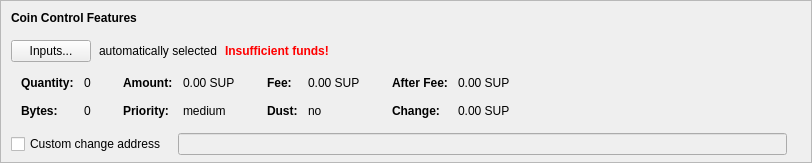
    <widget class="QFrame" name="frameCoinControl">
     <property name="sizePolicy">
      <sizepolicy hsizetype="Expanding" vsizetype="Expanding">
       <horstretch>0</horstretch>
       <verstretch>0</verstretch>
      </sizepolicy>
     </property>
     <property name="maximumSize">
      <size>
       <width>16777215</width>
       <height>16777215</height>
      </size>
     </property>
     <property name="frameShape">
      <enum>QFrame::StyledPanel</enum>
     </property>
     <property name="frameShadow">
      <enum>QFrame::Sunken</enum>
     </property>
     <layout class="QVBoxLayout" name="verticalLayoutCoinControl2">
      <property name="spacing">
       <number>0</number>
      </property>
      <property name="leftMargin">
       <number>0</number>
      </property>
      <property name="topMargin">
       <number>0</number>
      </property>
      <property name="rightMargin">
       <number>0</number>
      </property>
      <property name="bottomMargin">
       <number>6</number>
      </property>
      <item>
       <layout class="QVBoxLayout" name="verticalLayoutCoinControl" stretch="0,0,0,0,1">
        <property name="spacing">
         <number>0</number>
        </property>
        <property name="leftMargin">
         <number>10</number>
        </property>
        <property name="topMargin">
         <number>10</number>
        </property>
        <item>
         <layout class="QHBoxLayout" name="horizontalLayoutCoinControl1">
          <property name="bottomMargin">
           <number>15</number>
          </property>
          <item>
           <widget class="QLabel" name="labelCoinControlFeatures">
            <property name="sizePolicy">
             <sizepolicy hsizetype="Preferred" vsizetype="Maximum">
              <horstretch>0</horstretch>
              <verstretch>0</verstretch>
             </sizepolicy>
            </property>
            <property name="font">
             <font>
              <weight>75</weight>
              <bold>true</bold>
             </font>
            </property>
            <property name="styleSheet">
             <string notr="true">font-weight:bold;</string>
            </property>
            <property name="text">
             <string>Coin Control Features</string>
            </property>
           </widget>
          </item>
         </layout>
        </item>
        <item>
         <layout class="QHBoxLayout" name="horizontalLayoutCoinControl2" stretch="0,0,0,0">
          <property name="spacing">
           <number>8</number>
          </property>
          <property name="bottomMargin">
           <number>10</number>
          </property>
          <item>
           <widget class="QPushButton" name="pushButtonCoinControl">
            <property name="styleSheet">
             <string notr="true"/>
            </property>
            <property name="text">
             <string>Inputs...</string>
            </property>
            <property name="autoDefault">
             <bool>false</bool>
            </property>
           </widget>
          </item>
          <item>
           <widget class="QLabel" name="labelCoinControlAutomaticallySelected">
            <property name="text">
             <string>automatically selected</string>
            </property>
            <property name="margin">
             <number>5</number>
            </property>
           </widget>
          </item>
          <item>
           <widget class="QLabel" name="labelCoinControlInsuffFunds">
            <property name="font">
             <font>
              <weight>75</weight>
              <bold>true</bold>
             </font>
            </property>
            <property name="styleSheet">
             <string notr="true">color:red;font-weight:bold;</string>
            </property>
            <property name="text">
             <string>Insufficient funds!</string>
            </property>
            <property name="margin">
             <number>5</number>
            </property>
           </widget>
          </item>
          <item>
           <spacer name="horizontalSpacerCoinControl">
            <property name="orientation">
             <enum>Qt::Horizontal</enum>
            </property>
            <property name="sizeHint" stdset="0">
             <size>
              <width>40</width>
              <height>1</height>
             </size>
            </property>
           </spacer>
          </item>
         </layout>
        </item>
        <item>
         <widget class="QWidget" name="widgetCoinControl" native="true">
          <property name="sizePolicy">
           <sizepolicy hsizetype="Preferred" vsizetype="Preferred">
            <horstretch>0</horstretch>
            <verstretch>0</verstretch>
           </sizepolicy>
          </property>
          <property name="minimumSize">
           <size>
            <width>0</width>
            <height>0</height>
           </size>
          </property>
          <property name="styleSheet">
           <string notr="true"/>
          </property>
          <layout class="QHBoxLayout" name="horizontalLayoutCoinControl5">
           <property name="leftMargin">
            <number>0</number>
           </property>
           <property name="topMargin">
            <number>0</number>
           </property>
           <property name="rightMargin">
            <number>0</number>
           </property>
           <property name="bottomMargin">
            <number>0</number>
           </property>
           <item>
            <layout class="QHBoxLayout" name="horizontalLayoutCoinControl3" stretch="0,0,0,1">
             <property name="spacing">
              <number>20</number>
             </property>
             <property name="topMargin">
              <number>0</number>
             </property>
             <property name="bottomMargin">
              <number>10</number>
             </property>
             <item>
              <layout class="QFormLayout" name="formLayoutCoinControl1">
               <property name="horizontalSpacing">
                <number>10</number>
               </property>
               <property name="verticalSpacing">
                <number>14</number>
               </property>
               <property name="leftMargin">
                <number>10</number>
               </property>
               <property name="topMargin">
                <number>4</number>
               </property>
               <property name="rightMargin">
                <number>6</number>
               </property>
               <item row="0" column="0">
                <widget class="QLabel" name="labelCoinControlQuantityText">
                 <property name="font">
                  <font>
                   <weight>75</weight>
                   <bold>true</bold>
                  </font>
                 </property>
                 <property name="text">
                  <string>Quantity:</string>
                 </property>
                 <property name="margin">
                  <number>0</number>
                 </property>
                </widget>
               </item>
               <item row="0" column="1">
                <widget class="QLabel" name="labelCoinControlQuantity">
                 <property name="cursor">
                  <cursorShape>IBeamCursor</cursorShape>
                 </property>
                 <property name="contextMenuPolicy">
                  <enum>Qt::ActionsContextMenu</enum>
                 </property>
                 <property name="text">
                  <string notr="true">0</string>
                 </property>
                 <property name="margin">
                  <number>0</number>
                 </property>
                 <property name="textInteractionFlags">
                  <set>Qt::LinksAccessibleByMouse|Qt::TextSelectableByKeyboard|Qt::TextSelectableByMouse</set>
                 </property>
                </widget>
               </item>
               <item row="1" column="0">
                <widget class="QLabel" name="labelCoinControlBytesText">
                 <property name="font">
                  <font>
                   <weight>75</weight>
                   <bold>true</bold>
                  </font>
                 </property>
                 <property name="text">
                  <string>Bytes:</string>
                 </property>
                </widget>
               </item>
               <item row="1" column="1">
                <widget class="QLabel" name="labelCoinControlBytes">
                 <property name="cursor">
                  <cursorShape>IBeamCursor</cursorShape>
                 </property>
                 <property name="contextMenuPolicy">
                  <enum>Qt::ActionsContextMenu</enum>
                 </property>
                 <property name="text">
                  <string notr="true">0</string>
                 </property>
                 <property name="textInteractionFlags">
                  <set>Qt::LinksAccessibleByMouse|Qt::TextSelectableByKeyboard|Qt::TextSelectableByMouse</set>
                 </property>
                </widget>
               </item>
              </layout>
             </item>
             <item>
              <layout class="QFormLayout" name="formLayoutCoinControl2">
               <property name="horizontalSpacing">
                <number>10</number>
               </property>
               <property name="verticalSpacing">
                <number>14</number>
               </property>
               <property name="leftMargin">
                <number>6</number>
               </property>
               <property name="topMargin">
                <number>4</number>
               </property>
               <property name="rightMargin">
                <number>6</number>
               </property>
               <item row="0" column="0">
                <widget class="QLabel" name="labelCoinControlAmountText">
                 <property name="font">
                  <font>
                   <weight>75</weight>
                   <bold>true</bold>
                  </font>
                 </property>
                 <property name="text">
                  <string>Amount:</string>
                 </property>
                 <property name="margin">
                  <number>0</number>
                 </property>
                </widget>
               </item>
               <item row="0" column="1">
                <widget class="QLabel" name="labelCoinControlAmount">
                 <property name="cursor">
                  <cursorShape>IBeamCursor</cursorShape>
                 </property>
                 <property name="contextMenuPolicy">
                  <enum>Qt::ActionsContextMenu</enum>
                 </property>
                 <property name="text">
                  <string notr="true">0.00 SUP</string>
                 </property>
                 <property name="textInteractionFlags">
                  <set>Qt::LinksAccessibleByMouse|Qt::TextSelectableByKeyboard|Qt::TextSelectableByMouse</set>
                 </property>
                </widget>
               </item>
               <item row="1" column="0">
                <widget class="QLabel" name="labelCoinControlPriorityText">
                 <property name="font">
                  <font>
                   <weight>75</weight>
                   <bold>true</bold>
                  </font>
                 </property>
                 <property name="text">
                  <string>Priority:</string>
                 </property>
                </widget>
               </item>
               <item row="1" column="1">
                <widget class="QLabel" name="labelCoinControlPriority">
                 <property name="cursor">
                  <cursorShape>IBeamCursor</cursorShape>
                 </property>
                 <property name="contextMenuPolicy">
                  <enum>Qt::ActionsContextMenu</enum>
                 </property>
                 <property name="text">
                  <string notr="true">medium</string>
                 </property>
                 <property name="textInteractionFlags">
                  <set>Qt::LinksAccessibleByMouse|Qt::TextSelectableByKeyboard|Qt::TextSelectableByMouse</set>
                 </property>
                </widget>
               </item>
              </layout>
             </item>
             <item>
              <layout class="QFormLayout" name="formLayoutCoinControl3">
               <property name="horizontalSpacing">
                <number>10</number>
               </property>
               <property name="verticalSpacing">
                <number>14</number>
               </property>
               <property name="leftMargin">
                <number>6</number>
               </property>
               <property name="topMargin">
                <number>4</number>
               </property>
               <property name="rightMargin">
                <number>6</number>
               </property>
               <item row="0" column="0">
                <widget class="QLabel" name="labelCoinControlFeeText">
                 <property name="font">
                  <font>
                   <weight>75</weight>
                   <bold>true</bold>
                  </font>
                 </property>
                 <property name="text">
                  <string>Fee:</string>
                 </property>
                 <property name="margin">
                  <number>0</number>
                 </property>
                </widget>
               </item>
               <item row="0" column="1">
                <widget class="QLabel" name="labelCoinControlFee">
                 <property name="cursor">
                  <cursorShape>IBeamCursor</cursorShape>
                 </property>
                 <property name="contextMenuPolicy">
                  <enum>Qt::ActionsContextMenu</enum>
                 </property>
                 <property name="text">
                  <string notr="true">0.00 SUP</string>
                 </property>
                 <property name="textInteractionFlags">
                  <set>Qt::LinksAccessibleByMouse|Qt::TextSelectableByKeyboard|Qt::TextSelectableByMouse</set>
                 </property>
                </widget>
               </item>
               <item row="1" column="0">
                <widget class="QLabel" name="labelCoinControlLowOutputText">
                 <property name="font">
                  <font>
                   <weight>75</weight>
                   <bold>true</bold>
                  </font>
                 </property>
                 <property name="text">
                  <string>Dust:</string>
                 </property>
                </widget>
               </item>
               <item row="1" column="1">
                <widget class="QLabel" name="labelCoinControlLowOutput">
                 <property name="cursor">
                  <cursorShape>IBeamCursor</cursorShape>
                 </property>
                 <property name="contextMenuPolicy">
                  <enum>Qt::ActionsContextMenu</enum>
                 </property>
                 <property name="text">
                  <string notr="true">no</string>
                 </property>
                 <property name="textInteractionFlags">
                  <set>Qt::LinksAccessibleByMouse|Qt::TextSelectableByKeyboard|Qt::TextSelectableByMouse</set>
                 </property>
                </widget>
               </item>
              </layout>
             </item>
             <item>
              <layout class="QFormLayout" name="formLayoutCoinControl4">
               <property name="horizontalSpacing">
                <number>10</number>
               </property>
               <property name="verticalSpacing">
                <number>14</number>
               </property>
               <property name="leftMargin">
                <number>6</number>
               </property>
               <property name="topMargin">
                <number>4</number>
               </property>
               <property name="rightMargin">
                <number>6</number>
               </property>
               <item row="0" column="0">
                <widget class="QLabel" name="labelCoinControlAfterFeeText">
                 <property name="font">
                  <font>
                   <weight>75</weight>
                   <bold>true</bold>
                  </font>
                 </property>
                 <property name="text">
                  <string>After Fee:</string>
                 </property>
                 <property name="margin">
                  <number>0</number>
                 </property>
                </widget>
               </item>
               <item row="0" column="1">
                <widget class="QLabel" name="labelCoinControlAfterFee">
                 <property name="cursor">
                  <cursorShape>IBeamCursor</cursorShape>
                 </property>
                 <property name="contextMenuPolicy">
                  <enum>Qt::ActionsContextMenu</enum>
                 </property>
                 <property name="text">
                  <string notr="true">0.00 SUP</string>
                 </property>
                 <property name="textInteractionFlags">
                  <set>Qt::LinksAccessibleByMouse|Qt::TextSelectableByKeyboard|Qt::TextSelectableByMouse</set>
                 </property>
                </widget>
               </item>
               <item row="1" column="0">
                <widget class="QLabel" name="labelCoinControlChangeText">
                 <property name="font">
                  <font>
                   <weight>75</weight>
                   <bold>true</bold>
                  </font>
                 </property>
                 <property name="text">
                  <string>Change:</string>
                 </property>
                </widget>
               </item>
               <item row="1" column="1">
                <widget class="QLabel" name="labelCoinControlChange">
                 <property name="cursor">
                  <cursorShape>IBeamCursor</cursorShape>
                 </property>
                 <property name="contextMenuPolicy">
                  <enum>Qt::ActionsContextMenu</enum>
                 </property>
                 <property name="text">
                  <string notr="true">0.00 SUP</string>
                 </property>
                 <property name="textInteractionFlags">
                  <set>Qt::LinksAccessibleByMouse|Qt::TextSelectableByKeyboard|Qt::TextSelectableByMouse</set>
                 </property>
                </widget>
               </item>
              </layout>
             </item>
            </layout>
           </item>
          </layout>
         </widget>
        </item>
        <item>
         <layout class="QHBoxLayout" name="horizontalLayoutCoinControl4" stretch="0,0,0">
          <property name="spacing">
           <number>12</number>
          </property>
          <property name="sizeConstraint">
           <enum>QLayout::SetDefaultConstraint</enum>
          </property>
          <property name="topMargin">
           <number>5</number>
          </property>
          <property name="rightMargin">
           <number>5</number>
          </property>
          <item>
           <widget class="QCheckBox" name="checkBoxCoinControlChange">
            <property name="toolTip">
             <string>If this is activated, but the change address is empty or invalid, change will be sent to a newly generated address.</string>
            </property>
            <property name="text">
             <string>Custom change address</string>
            </property>
           </widget>
          </item>
          <item>
           <widget class="QValidatedLineEdit" name="lineEditCoinControlChange">
            <property name="enabled">
             <bool>false</bool>
            </property>
            <property name="sizePolicy">
             <sizepolicy hsizetype="Expanding" vsizetype="Fixed">
              <horstretch>0</horstretch>
              <verstretch>0</verstretch>
             </sizepolicy>
            </property>
           </widget>
          </item>
          <item>
           <widget class="QLabel" name="labelCoinControlChangeLabel">
            <property name="sizePolicy">
             <sizepolicy hsizetype="Preferred" vsizetype="Expanding">
              <horstretch>0</horstretch>
              <verstretch>0</verstretch>
             </sizepolicy>
            </property>
            <property name="minimumSize">
             <size>
              <width>0</width>
              <height>0</height>
             </size>
            </property>
            <property name="text">
             <string/>
            </property>
            <property name="margin">
             <number>3</number>
            </property>
           </widget>
          </item>
         </layout>
        </item>
        <item>
         <spacer name="verticalSpacerCoinControl">
          <property name="orientation">
           <enum>Qt::Vertical</enum>
          </property>
          <property name="sizeHint" stdset="0">
           <size>
            <width>800</width>
            <height>1</height>
           </size>
          </property>
         </spacer>
        </item>
       </layout>
      </item>
     </layout>
    </widget>
